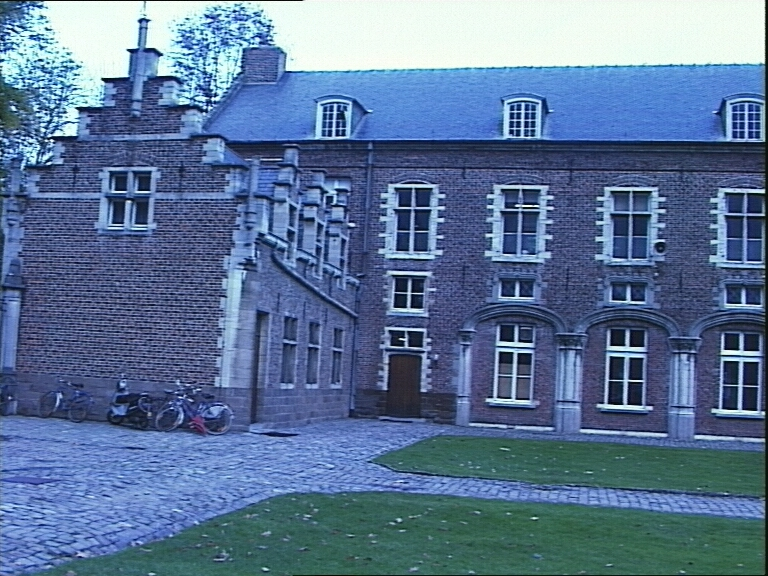
#> input picture Data/castle/castle.000.jpg, 768 x 576 px; its folder holds 4 pictures in this run
$ python tomasi-kanade.py
#> lines starting #> are read from the running program, lines starting #| are printed output that depends on the picture
#This project is an implementation  of the Tomasi-Kanade algorithm for structure from motion
#Authors: Hongyi Fan, Yifan Yin @ Johns Hopkins University
#Date: 2022/12/12
#Version: 1.0
#Disclaimer: This project is for educational purposes only. The authors are not responsible for any damage caused by this project.
#This project is based on the paper "Tomasi, C., & Kanade, T. (1991). Detection and tracking of point features. Carnegie Mellon University, Pittsburgh, PA, Tech. Rep. CMU-CS-91-132."

import numpy as np
import cv2
import matplotlib.pyplot as plt
from mpl_toolkits import mplot3d
import os, os.path

# Function to get features from the image
def getFeatures(img, n=3000, quality=0.01, min_distance=7, draw = False):
    #Convert the image to gray scale
    gray = cv2.cvtColor(img, cv2.COLOR_BGR2GRAY)
    #Use Shi-Tomasi corner detection to get the features
    features = cv2.goodFeaturesToTrack(gray, n, quality, min_distance)
    features = features.reshape(-1, 2)
    #Convert the features to float32
    features = np.float32(features)
    #If draw is true, draw the features on the image
    if draw:
        #Draw the features as red dots on the images
        for feature in features:
            x, y = feature.ravel()
            cv2.circle(img, (x, y), 3, (0, 0, 255), -1)
        #Show the images
        cv2.imshow('image', img)
        cv2.waitKey(0)
        cv2.destroyAllWindows()
    return features

# Function to get the good matches from the features
def getMeasurementMatrix(images):
    #Container for the good matches
    good_matches = []
    #Set the parameters for the optical flow
    lk_params = dict( winSize  = (40,40),
                        maxLevel = 2,
                        criteria = (cv2.TERM_CRITERIA_EPS | cv2.TERM_CRITERIA_COUNT, 10, 0.03))
    #Get the features from the first image
    old_img = images[0]
    old_features = getFeatures(old_img)
    good_matches.append([old_features, np.ones((old_features.shape[0],1))])
    #Get the features from the images
    for img in images[1:]:
        #calculate optical flow
        p1, st, err = cv2.calcOpticalFlowPyrLK(old_img, img, old_features, None, **lk_params)
        #Select good points
        good_new = p1
        good_old = old_features
        #Old features are the new features for the next image
        old_img = img
        old_features = good_new
        #Append the good matches to the container
        good_matches.append([good_new,st])

    # Construct measurement matrix W
    good_index = []
    for i in range(old_features.shape[0]):
        good = True
        for match in good_matches:
            if match[1][i] == 0:
                good = False
                break
        if good:
            good_index.append(i)
    selected_features = []
    for index in good_index:
        selected_features_at_frame = []
        for match in good_matches:
            selected_features_at_frame.append(match[0][index])
        selected_features.append(selected_features_at_frame)
    selected_features = np.array(selected_features)
    print("features selected", selected_features.shape)

    #Draw the optical flow on the last image
    for i in range(len(selected_features)):
        x1, y1 = selected_features[i][0]
        x2, y2 = selected_features[i][1]
        cv2.line(img, (x1, y1), (x2, y2), (0, 255, 0), 2)
    cv2.imshow('image', img)
    cv2.waitKey(0)


    #Construct matrix U and V where element i,j in U is the x coordinate of the jth feature in the ith image
    #Element i,j in V is the y coordinate of the jth feature in the ith image
    U = selected_features[:, :, 0]
    V = selected_features[:, :, 1]
    #Construct the measurement matrix W which is U stacked on top of V
    print("U Shape",U.shape)
    print("V Shape",V.shape)
    W = np.vstack((U.T, V.T))
    return W


# Tomasi-Kanade Factorization from features
def factorize(measurement_matrix):
    #SVD decomposition of W
    U, S, V = np.linalg.svd(measurement_matrix,full_matrices=True)
    U = U[:, :3]
    S = S[:3]
    V = V[:3, :]
    M = U * S
    X = V
    return M,X


#main function
if __name__ == "__main__":
    #Path of the castle images
    path = "Data/castle/"
    #List all the file names in the path
    images_filenames = [os.path.join(path, f) for f in os.listdir(path) if f.endswith('.jpg')]
    #Sort the file names
    images_filenames.sort()
    #Get images from the file names
    images = [cv2.imread(img) for img in images_filenames]
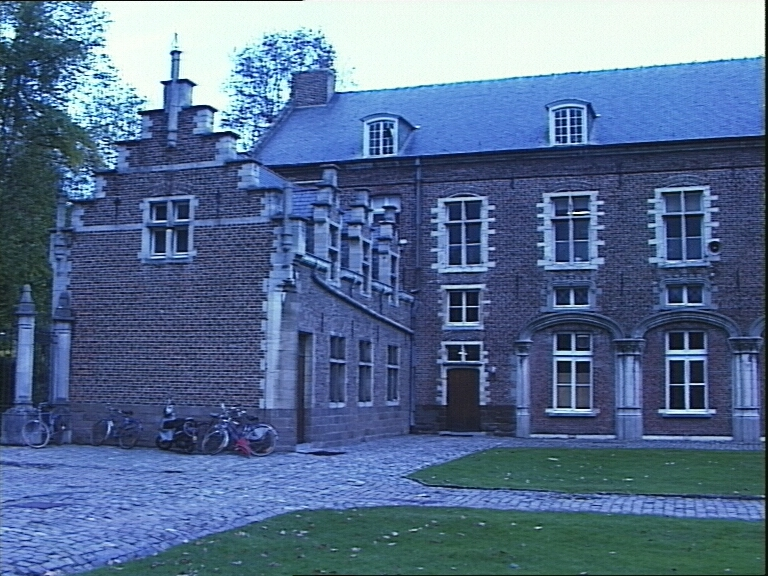
#> input picture Data/castle/castle.001.jpg, 768 x 576 px
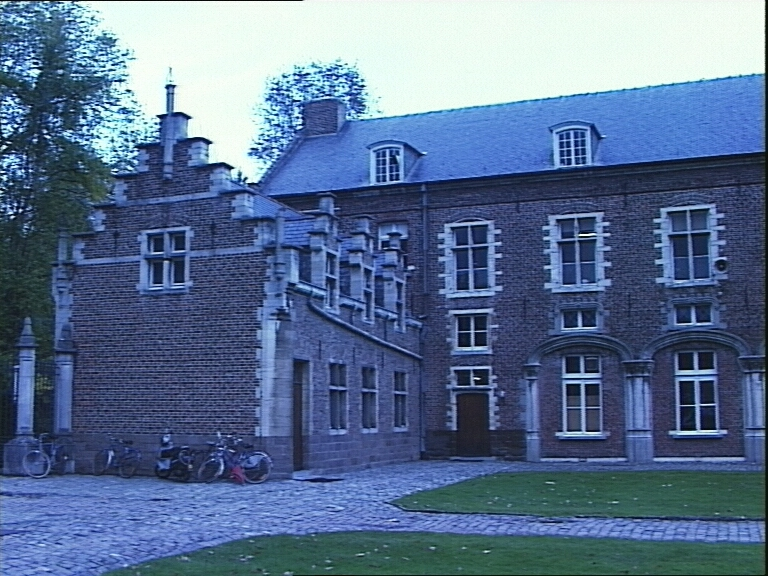
#> input picture Data/castle/castle.002.jpg, 768 x 576 px
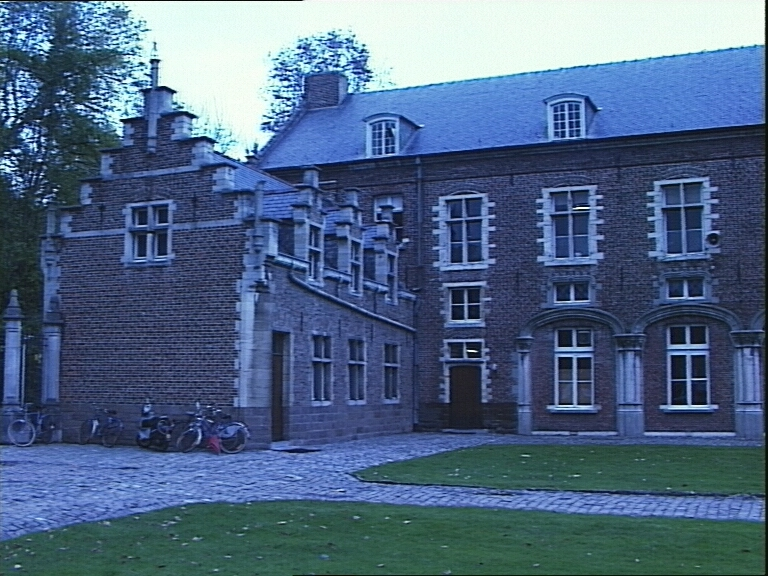
#> input picture Data/castle/castle.003.jpg, 768 x 576 px
#> images = 4 items
    #Get the good matches from the images
    W = getMeasurementMatrix(images)
#> in getMeasurementMatrix, old_img is the input picture: shape (576, 768, 3); mean B, G, R 151.1, 116.7, 91.3
#> in getFeatures, `gray = cv2.cvtColor(img, cv2.COLOR_BGR2GRAY)`:
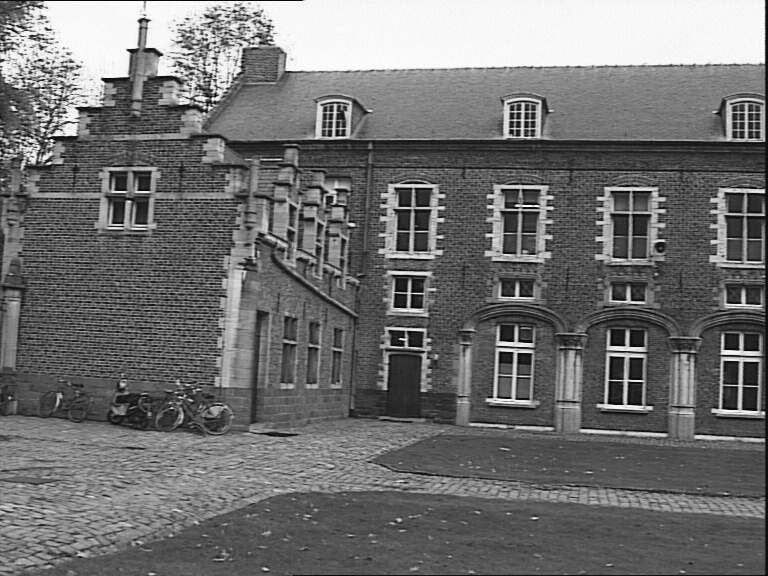
#> gray: shape (576, 768); min 3, max 254, mean 113
#> in getFeatures, `features = cv2.goodFeaturesToTrack(gray, n, quality, min_distance)`: features = 3000 rows, first 8: [207, 39], [162, 54], [622, 403], [127, 50], [101, 78], [514, 295], [66, 112], [737, 408]
#> in getFeatures, `features = features.reshape(-1, 2)`: features = 3000 pairs, first value 1 to 765, second value 1 to 574
#> in getMeasurementMatrix, `old_features = getFeatures(old_img)`: old_features has the same summary as features in getFeatures
#> the loop in getMeasurementMatrix, `for img in images[1:]:` made 3 passes
#> in getMeasurementMatrix, old_img is the input picture: shape (576, 768, 3); mean B, G, R 132.4, 101.9, 78.5
#> after the loop in getMeasurementMatrix, `for img in images[1:]:`: good_matches = 4 items
#| features selected (2939, 4, 2)
#> after the loop in getMeasurementMatrix, `for i in range(len(selected_features)):`:
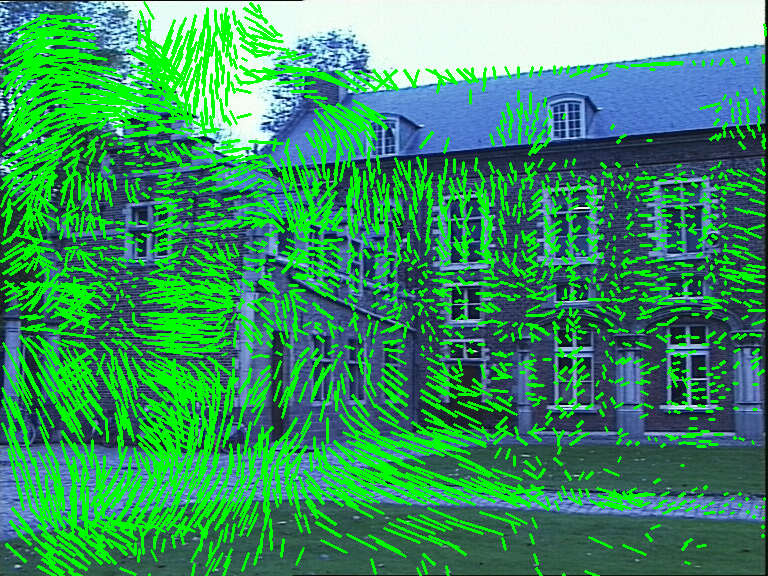
#> img: shape (576, 768, 3); mean B, G, R 95.9, 147.4, 58.3
#| U Shape (2939, 4)
#| V Shape (2939, 4)
    print("W Shape",W.shape)
#| W Shape (8, 2939)
    #Factorize the measurement matrix W
    M,X = factorize(W) #M is the camera matrix, X is the 3D coordinates of the features
#> in factorize, `U, S, V = np.linalg.svd(measurement_matrix,full_matrices=True)`:
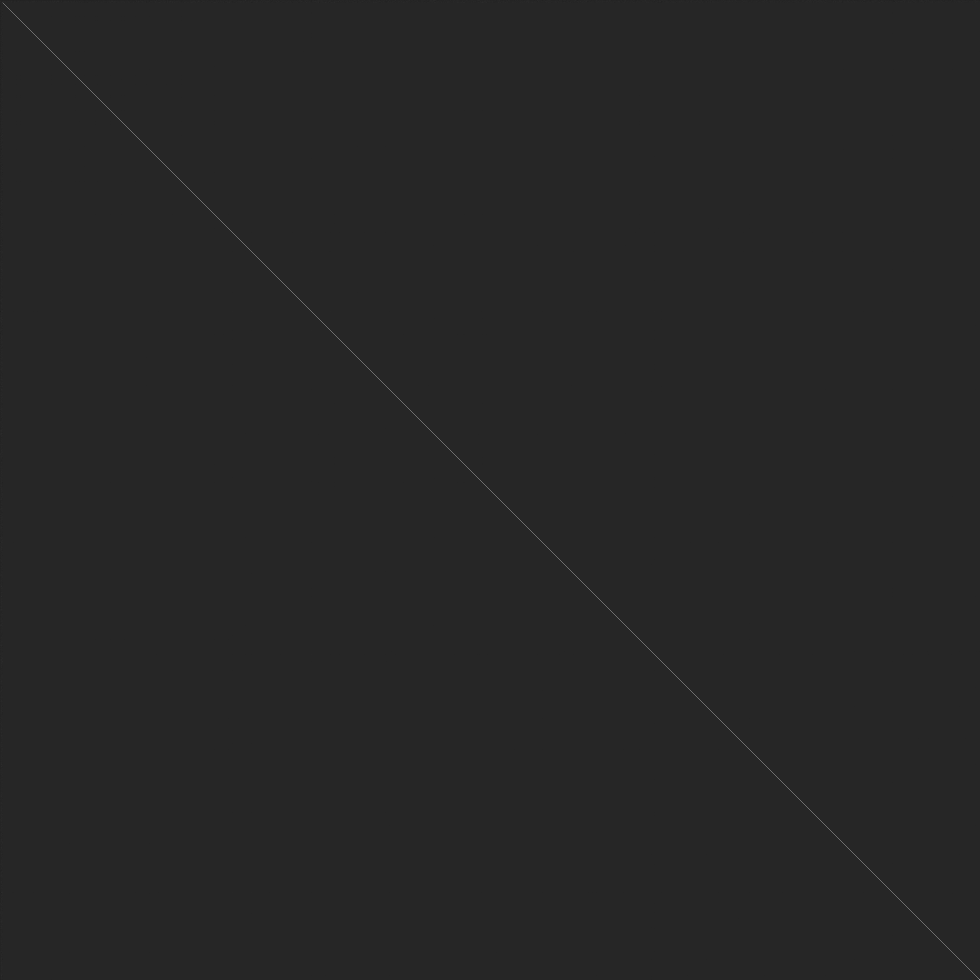
#> V: shape (2939, 2939) float32 (shown at 1/3 size); min -0.178, max 1, mean 1.2e-05; drawn with min black and max white
#> in factorize, `U, S, V = np.linalg.svd(measurement_matrix,full_matrices=True)`: S = [53069.9, 18830.6, 1069.8, 818.3, 568.5, 413.6, 279.4, 238.5]
#> in factorize, `U = U[:, :3]`: U = [[-0.395, -0.299, 0.683], [-0.399, -0.289, 0.192], [-0.401, -0.299, -0.181], [-0.391, -0.33, -0.668], [-0.296, 0.386, -0.103], [-0.302, 0.4, 0.0282], [-0.318, 0.41, -0.0363], [-0.301, 0.389, 0.0718]]
#> in factorize, `S = S[:3]`: S = [53069.9, 18830.6, 1069.8]
#> in factorize, `M = U * S`: M = [[-20965.3, -5626.7, 730.5], [-21152.3, -5447.3, 205], [-21300.8, -5628.8, -193.6], [-20772.4, -6223.4, -714.8], [-15700.6, 7268.3, -110.3], [-16026.3, 7525, 30.17], [-16901, 7724.1, -38.87], [-15975.9, 7329.9, 76.84]]
    print("X Shape",X.shape)
#| X Shape (3, 2939)
    #Plot the 3D coordinates of the features
    fig = plt.figure()
    ax = plt.axes(projection='3d')
    ax.scatter(X[0], X[1], X[2])
    plt.show()
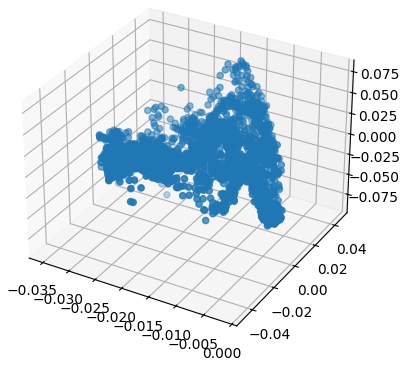
#> figure drawn by matplotlib, 1 panel
    plt.xlabel('x')
    plt.ylabel('y')
    plt.title('3D coordinates of the features')
